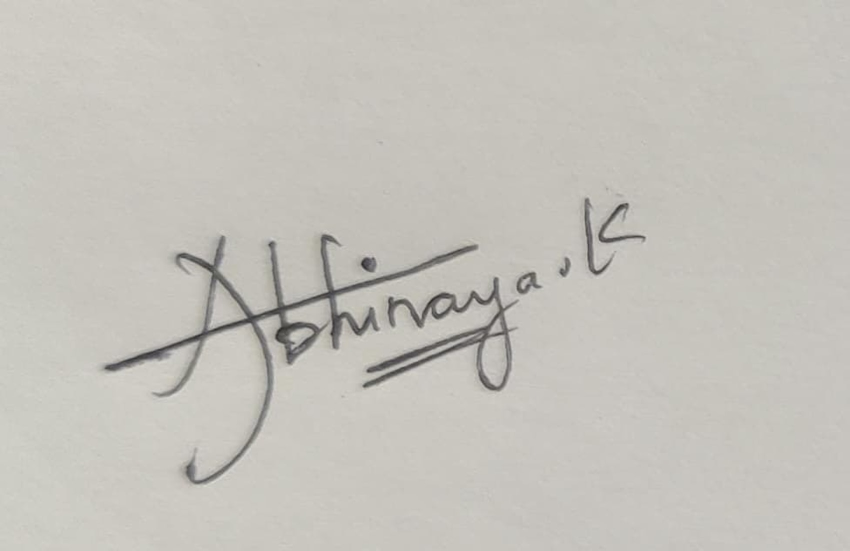
%> input picture abhi_sign.jpg, 1700 x 1101 px (shown at 1/2 size)
$ octave --eval "result = SignatureProjectFuntion(imread('abhi_sign.jpg'));"   (GNU Octave 9; MATLAB toolbox functions it lacks are replaced by stand-ins)
%> lines starting %> are read from the running program, lines starting %| are printed output that depends on the picture; in (x1, y1, x2, y2) boxes, pixels count from 0 and x2, y2 are one past the last pixel; in counts of white or black regions, pixels touching at a corner belong together; the program's own positions count from 1
function [val, im_pro] = SignatureProjectFuntion(I)
% Preprocessing
I2 = imresize(I, [512, 512]);
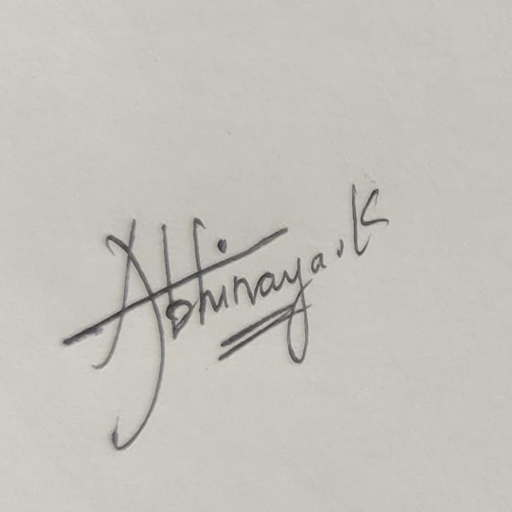
%> I2: size 512x512x3 uint8; mean R, G, B 196.4, 193.8, 187.2
I3 = rgb2gray(I2);
I3 = im2double(I3);
%> I3: size 512x512 double
I3 = imbinarize(I3); % Updated from im2bw
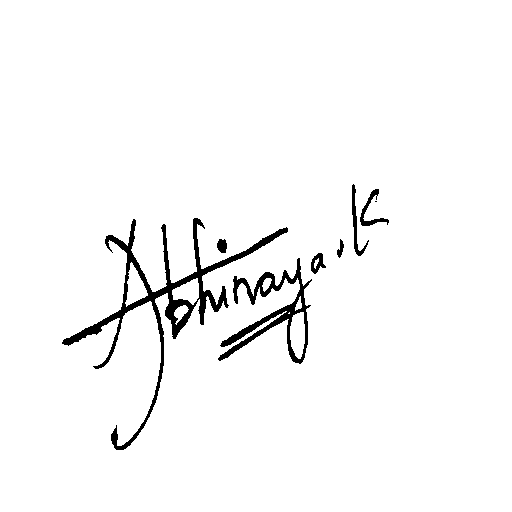
%> I3: size 512x512 logical; 97% white; 8 black regions (1 under 20 px), largest, box (x1, y1, x2, y2) and area: (62, 218, 288, 450) 4737, (218, 258, 312, 364) 2253, (352, 184, 369, 256) 286
I3 = bwmorph(~I3, 'thin', inf);
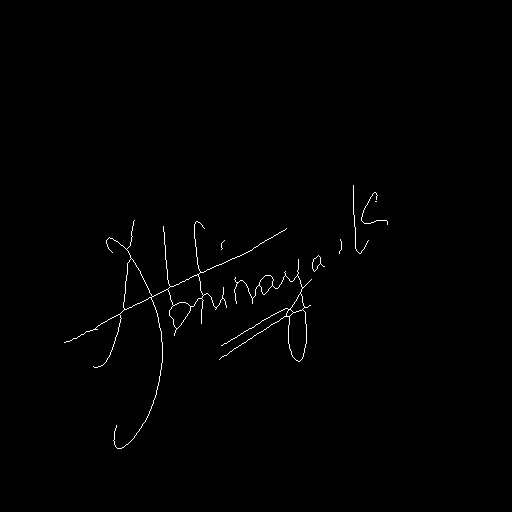
%> I3: size 512x512 logical; 0.63% white in thin lines or dots, all inside (x1, y1, x2, y2) = (64, 185, 388, 449)
I3 = ~I3;
im1 = I3;

% Extracting the black pixels
k = 1;
for i = 1:512
    for j = 1:512
        if (I3(i, j) == 0)
            u(k) = i;
            v(k) = j;
            k = k + 1;
            I3(i, j) = 1;
        end
    end
end
%> I3: size 512x512 logical; every value is 1
%> after the loop, k = 1644; u = 1643 values from 186 to 449; v = 1643 values, max 388 at index 95, min 65 at index 1398, mean 220.4

C = [u; v];
%> C = 1643 columns, first 8: [186 187 188 189 190 191 192 193; 354 354 354 354 354 354 354 354]
N = k - 1; % Number of pixels in the signature
%> N = 1643

% Find centroid
oub = sum(C(1, :)) / N;
%> oub = 297.1
ovb = sum(C(2, :)) / N;
%> ovb = 220.4

% Rotation
for i = 1:N
    u(i) = u(i) - oub + 1;
    v(i) = v(i) - ovb + 1;
end
%> after the loop, u = 1643 values from -110.1 to 152.9; v = 1643 values, max 168.6 at index 95, min -154.4 at index 1398, mean 1

C = [u; v];
%> C = 1643 columns, first 8: [-110.1 -109.1 -108.1 -107.1 -106.1 -105.1 -104.1 -103.1; 134.6 134.6 134.6 134.6 134.6 134.6 134.6 134.6]
ub = sum(C(1, :)) / N;
%> ub = 1
vb = sum(C(2, :)) / N;
%> vb = 1
ubSq = sum((C(1, :) - ub).^2) / N;
%> ubSq = 2613.9
vbSq = sum((C(2, :) - vb).^2) / N;
%> vbSq = 6270.2

for i = 1:N
    uv(i) = u(i) * v(i);
end
%> after the loop, uv = 1643 values, max 6360.9 at index 188, min -16146.7 at index 10, mean -1735.7
uvb = sum(uv) / N;
%> uvb = -1735.7
M = [ubSq, uvb; uvb, vbSq];
%> M = [2613.9 -1735.7; -1735.7 6270.2]

minIgen = min(abs(eig(M)));
%> minIgen = 1921.2

MI = [ubSq - minIgen, uvb; uvb, vbSq - minIgen];
%> MI = [692.8 -1735.7; -1735.7 4349]
theta = (atan((-MI(1)) / MI(2)) * 180) / pi;
%> theta = 21.76
thetaRad = (theta * pi) / 180;
%> thetaRad = 0.38

% Rotate the signature
for i = 1:N
    v(i) = (C(2, i) * cos(thetaRad)) - (C(1, i) * sin(thetaRad));
    u(i) = (C(2, i) * sin(thetaRad)) + (C(1, i) * cos(thetaRad));
end
%> after the loop, u = 1643 values, max 105.9 at index 1643, min -101.1 at index 74, mean 1.3; v = 1643 values, max 184.4 at index 19, min -160.8 at index 1398, mean 0.558
C = [u; v];
%> C = 1643 columns, first 8: [-52.4 -51.47 -50.54 -49.61 -48.68 -47.76 -46.83 -45.9; 165.8 165.4 165.1 164.7 164.3 164 163.6 163.2]

for i = 1:N
    u(i) = round(u(i) + oub - 1);
    v(i) = round(v(i) + ovb - 1);
end
%> after the loop, u = 1643 values, max 402 at index 1638, min 195 at index 74, mean 297.4; v = 1643 values, max 404 at index 13, min 59 at index 1398, mean 220

% Boundary 128x128 and move signature curve
mx = 0;
my = 0;
if (min(u) < 0)
    mx = -min(u);
    for i = 1:N
        u(i) = u(i) + mx + 1;
    end
end
if (min(v) < 0)
    my = -min(v);
    for i = 1:N
        v(i) = v(i) + my + 1;
    end
end
C = [u; v];
%> C = 1643 columns, first 8: [244 245 246 247 247 248 249 250; 385 385 384 384 384 383 383 383]
for i = 1:N
    I3(u(i), v(i)) = 0;
end
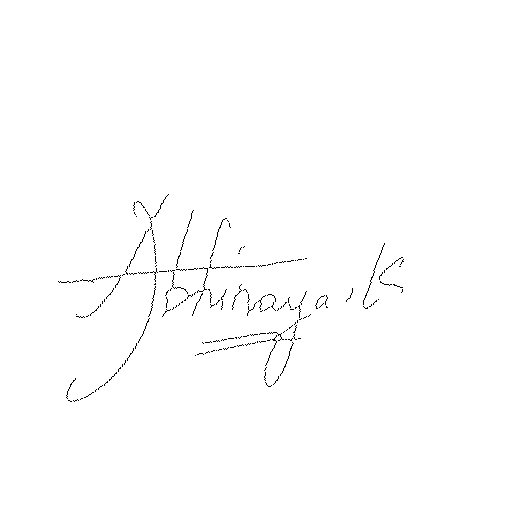
%> I3: size 512x512 logical; 99.4% white; black in thin lines or dots, all inside (x1, y1, x2, y2) = (58, 194, 404, 402)

% Removing white space
xstart = 512;
xend = 1;
ystart = 512;
yend = 1;
for r = 1:512
    for c = 1:512
        if (I3(r, c) == 0)
            if (r < ystart)
                ystart = r;
            end
            if (r > yend)
                yend = r;
            end
            if (c < xstart)
                xstart = c;
            end
            if (c > xend)
                xend = c;
            end
        end
    end
end
%> after the loop, xend = 404; xstart = 59; yend = 402; ystart = 195

% Crop the image
im_pro = I3(ystart:yend, xstart:xend);
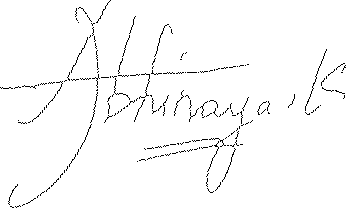
%> im_pro: size 208x346 logical; 97.8% white; black in thin lines or dots

% Calculate features
PixelB = sum(im_pro(:) == 0);
%> PixelB = 1600
PixelA = numel(im_pro);
%> PixelA = 71968
NSA = PixelB / PixelA;
%> NSA = 0.0222

height_sign = yend - ystart;
%> height_sign = 207
length_sign = xend - xstart;
%> length_sign = 345
aspect_ratio = length_sign / height_sign;
%> aspect_ratio = 1.67

max1 = max(sum(im_pro == 0, 1));
%> max1 = 28
max2 = max(sum(im_pro == 0, 2));
%> max2 = 31
Hor_Proj = max1 / length_sign;
%> Hor_Proj = 0.0812
Ver_Proj = max2 / height_sign;
%> Ver_Proj = 0.15

% Other calculations (crosspoints, centroid, slope) - Please provide code if needed

% Pack the results into 'val'
val = [NSA, aspect_ratio, Hor_Proj, Ver_Proj];
%> val = [0.0222 1.67 0.0812 0.15]

end

$ run again, on jp_sign.jpg
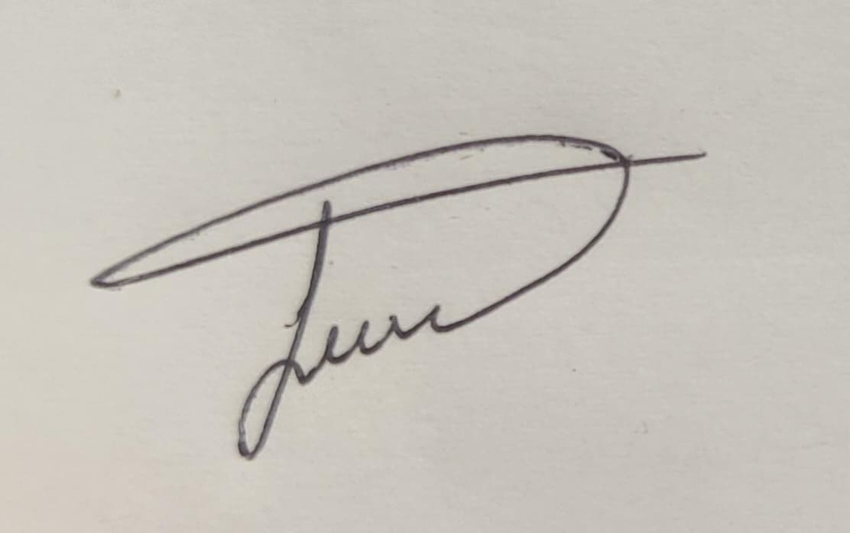
%> input picture jp_sign.jpg, 1700 x 1065 px (shown at 1/2 size)
%> after the loop in SignatureProjectFuntion, `for i = 1:512`: k = 1410; u = 1409 values from 133 to 438; v = 1409 values, max 424 at index 128, min 59 at index 853, mean 229.2
%> in SignatureProjectFuntion, `C = [u; v];`: C = 1409 columns, first 8: [133 133 133 133 133 133 133 133; 318 319 320 321 322 323 324 325]
%> N = 1409
%> oub = 251.9
%> ovb = 229.2
%> after the loop in SignatureProjectFuntion, `for i = 1:N`: u = 1409 values from -117.9 to 187.1; v = 1409 values, max 195.8 at index 128, min -169.2 at index 853, mean 1
%> in SignatureProjectFuntion, `C = [u; v];`: C = 1409 columns, first 8: [-117.9 -117.9 -117.9 -117.9 -117.9 -117.9 -117.9 -117.9; 89.76 90.76 91.76 92.76 93.76 94.76 95.76 96.76]
%> ub = 1
%> ubSq = 6856.6
%> vbSq = 7695
%> after the loop in SignatureProjectFuntion, `for i = 1:N`: uv = 1409 values, max 3924 at index 490, min -19949.3 at index 128, mean -3894.3
%> uvb = -3894.3
%> M = [6856.6 -3894.3; -3894.3 7695]
%> minIgen = 3359.1
%> MI = [3497.6 -3894.3; -3894.3 4335.9]
%> theta = 41.93
%> thetaRad = 0.732
%> after the loop in SignatureProjectFuntion, `for i = 1:N`: u = 1409 values, max 87.59 at index 1409, min -100.4 at index 800, mean 1.41; v = 1409 values, max 213.7 at index 128, min -183.4 at index 1404, mean 0.0758
%> in SignatureProjectFuntion, `C = [u; v];`: C = 1409 columns, first 8: [-27.74 -27.07 -26.4 -25.74 -25.07 -24.4 -23.73 -23.06; 145.6 146.3 147.1 147.8 148.5 149.3 150 150.8]
%> after the loop in SignatureProjectFuntion, `for i = 1:N`: u = 1409 values, max 338 at index 1401, min 151 at index 711, mean 252.3; v = 1409 values, max 442 at index 128, min 45 at index 1400, mean 228.3
%> in SignatureProjectFuntion, `C = [u; v];`: C = 1409 columns, first 8: [223 224 225 225 226 227 227 228; 374 375 375 376 377 378 378 379]
%> after the loop in SignatureProjectFuntion, `for i = 1:N`:
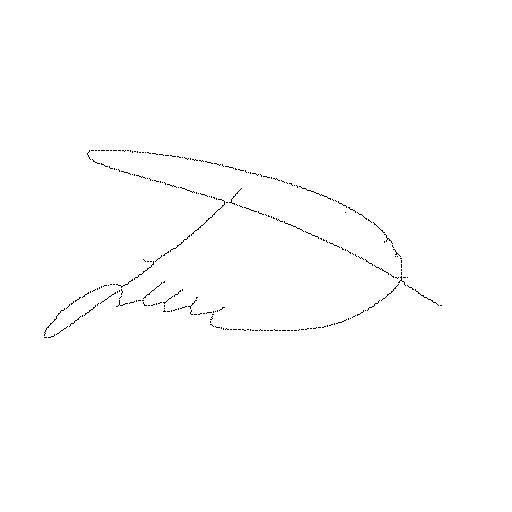
%> I3: size 512x512 logical; 99.5% white; black in thin lines or dots, all inside (x1, y1, x2, y2) = (44, 150, 442, 338)
%> after the loop in SignatureProjectFuntion, `for r = 1:512`: xend = 442; xstart = 45; yend = 338; ystart = 151
%> in SignatureProjectFuntion, `im_pro = I3(ystart:yend, xstart:xend);`:
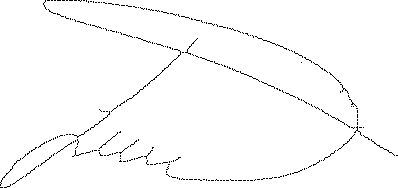
%> im_pro: size 188x398 logical; 98.2% white; black in thin lines or dots
%> PixelB = 1336
%> NSA = 0.0179
%> height_sign = 187
%> length_sign = 397
%> aspect_ratio = 2.12
%> max1 = 18
%> max2 = 39
%> Hor_Proj = 0.0453
%> Ver_Proj = 0.209
%> val = [0.0179 2.12 0.0453 0.209]
